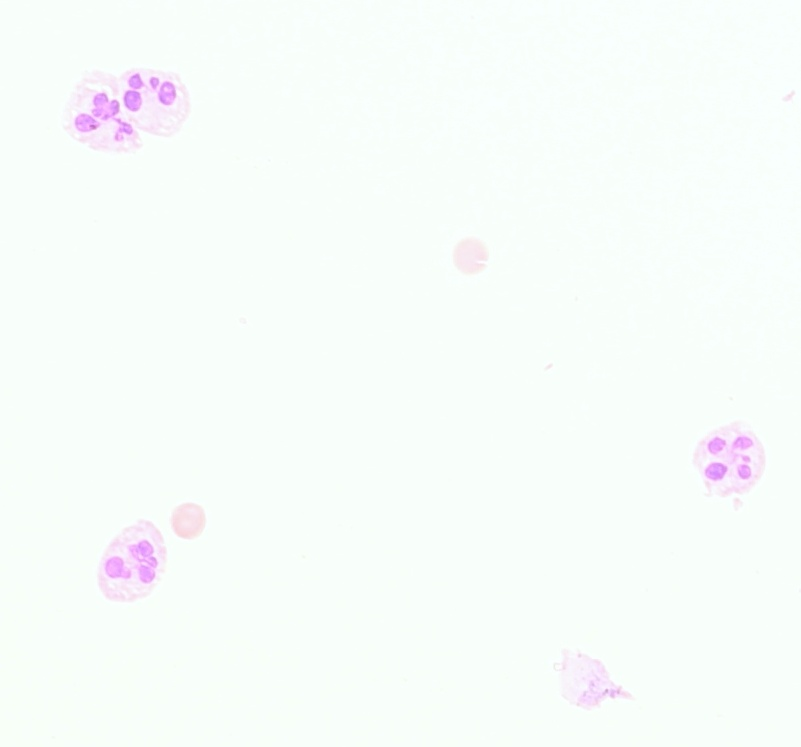
#> input picture data/img.jpg, 801 x 747 px, found by its file name
$ python solution.py   (older library calls are emulated)
#> lines starting #> are read from the running program, lines starting #| are printed output that depends on the picture; after the words box and inside, x2 and y2 are one past the last pixel; in counts of white or black regions, pixels touching at a corner belong together
import cv2
import numpy as np
from numba import jit, prange


@jit(nopython=True, parallel=True)
def merge_components(label_ids, merged_components, img):
    # Merge the components using bitwise OR operation
    for i in prange(1, len(label_ids)):
        componentMask = (label_ids == i).astype("uint8") * 255
        for channel in range(3):
            merged_components[..., channel] = np.bitwise_or(
                merged_components[..., channel], componentMask)
    return merged_components


# Loading the image
img = cv2.imread('data/img.jpg')
#> img is the input picture: shape (747, 801, 3); mean B, G, R 250.2, 252.9, 248

# Preprocess the image by converting it to grayscale
gray_img = cv2.cvtColor(img, cv2.COLOR_BGR2GRAY)

# Applying 7x7 Gaussian Blur
blurred = cv2.GaussianBlur(gray_img, (7, 7), 0)

# Applying threshold
_, threshold = cv2.threshold(
    blurred, 0, 255, cv2.THRESH_BINARY_INV | cv2.THRESH_OTSU)
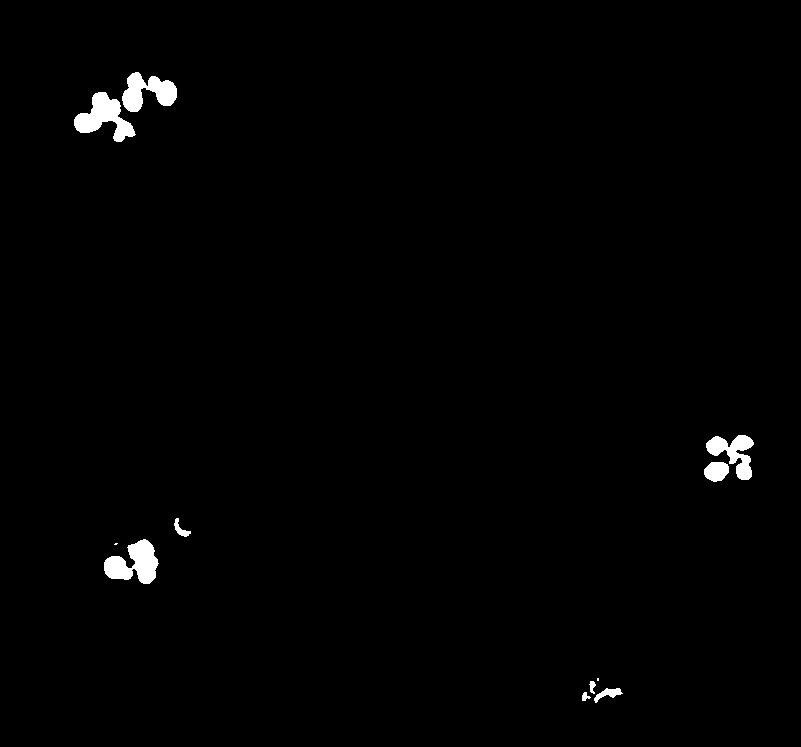
#> threshold: shape (747, 801); 1% white; 11 white regions (2 under 20 px), largest, box (x1, y1, x2, y2) and area: (74, 92, 136, 142) 1453, (104, 539, 159, 584) 1443, (122, 72, 177, 112) 1245

# Apply the connected component analysis function
_, label_ids, _, _ = cv2.connectedComponentsWithStats(
    threshold, connectivity=4, ltype=cv2.CV_32S)
#> label_ids: shape (747, 801) int32; 12 distinct labels, from 0 to 11

# Initialize a new image to store the merged components
merged_components = np.zeros(img.shape, dtype="uint8")

# Merge the components
merged_components = merge_components(label_ids, merged_components, img)

# Display the merged components on the input image
output = cv2.addWeighted(merged_components, 0.7, img, 0.3, 0)
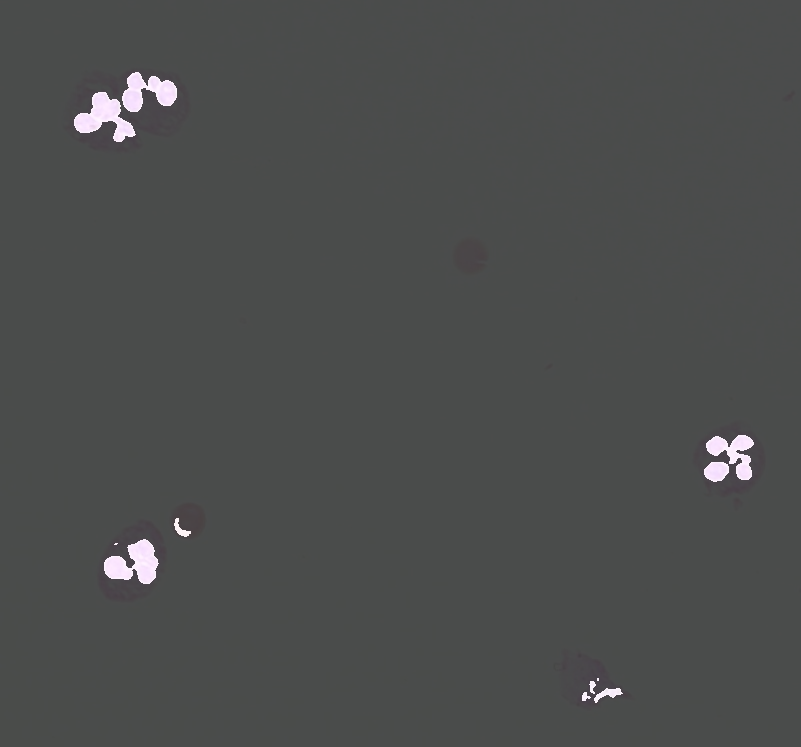
#> output: shape (747, 801, 3); mean B, G, R 76.8, 77.4, 75.9

cv2.imshow("Merged Components", output)
cv2.waitKey(0)
cv2.destroyAllWindows()
